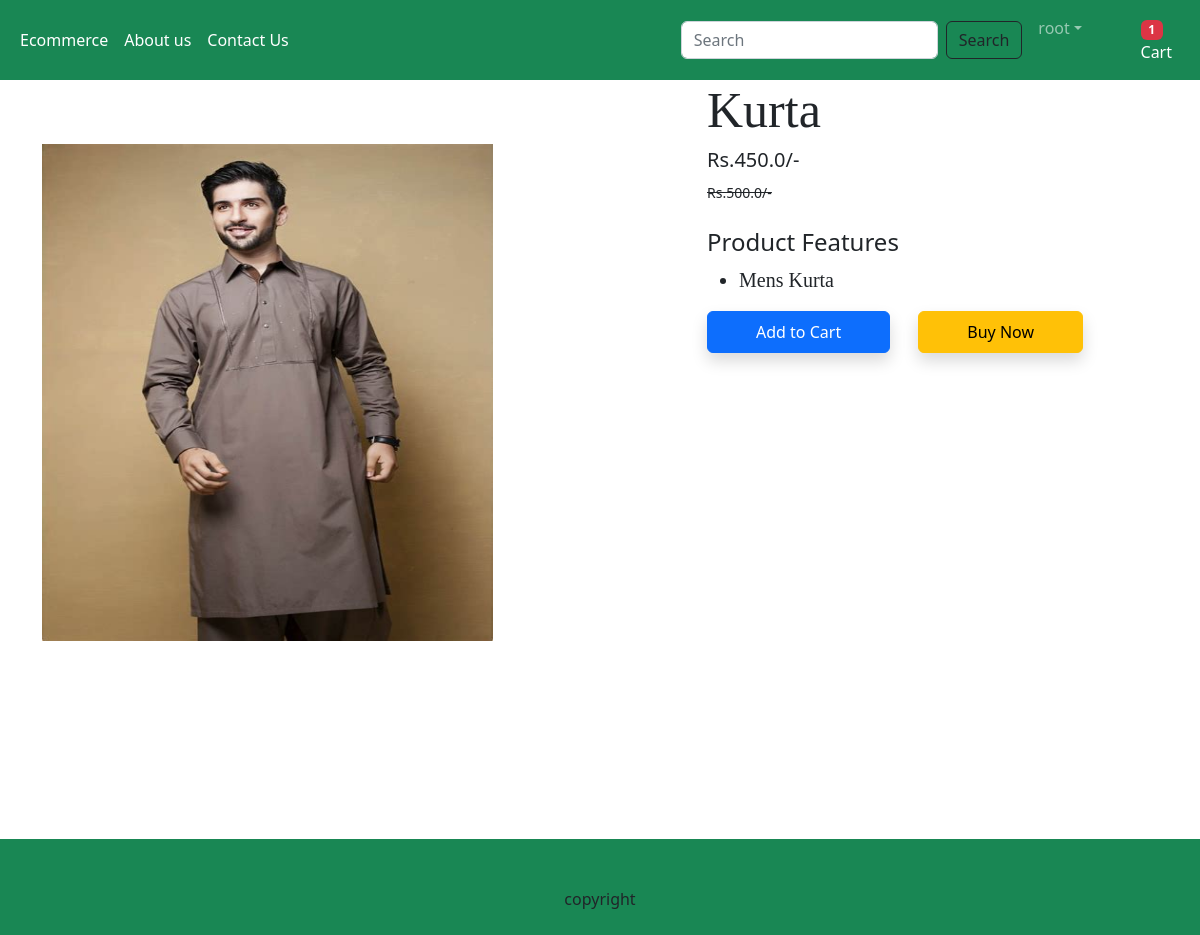
Page /product-detail/1 (signed in) on the committed database.
### app/models.py (models this page shows, shortened)
class Product(models.Model):
    title=models.CharField(max_length=100)
    selling_price=models.FloatField()
    discounted_price=models.FloatField()
    description=models.TextField()
    category=models.ForeignKey(Category,on_delete=models.CASCADE)
    product_image=models.ImageField(upload_to='product')

### app/views.py (the view)
# urls.py: path("product-detail/<int:pk>",views.ProductDetail.as_view(),name="product-detail"),
@method_decorator(login_required,name='dispatch')
class ProductDetail(View):
    def get(self,request,pk):
        product=Product.objects.get(pk=pk)
        totalitem=0
        if request.user.is_authenticated:
            totalitem=len(Cart.objects.filter(user=request.user))
        return render(request,'app/productdetail.html',locals())

### app/templates/app/productdetail.html (shortened to what this page needs)
{% extends 'app/base.html' %}
{% load static %}
{% block main-content %}
    <div class="container">
        <div class="row flex justify-content-between">
            <div class="img2 col-lg-5 mt-5">
                <img src="{{product.product_image.url}}" class="img  col-xs-6
                col-sm-12 col-lg-12 mt-3 text-sm-center w-100 h-75" alt="">
            </div>
            <div class="prodcuctdetail col-lg-5">
                <h1 style="font-family:Georgia;font-size:50px">{{product.title}}</h1>
                <h5>Rs.{{product.discounted_price}}/-</h5>
                <small class="fw-light text-decoration-line-through">
                    <del>Rs.{{product.selling_price}}/-
                </small></del>
                <br><br><h4>Product Features</h4>
                <ul class="fs-5" style="font-family:Rajdhani;">
                    <li>{{product.description}} </li>
                </ul>
                <form action="/add-to-cart" class="d-inline">
                    <button type="submit" class="btn btn-primary shadow px-5 py-2">Add to Cart
                    </button>
                </form>
                <a href="{% url 'showcart' %}" class="btn btn-warning shadow px-5 py-2 ms-4">Buy Now</a>
            </div>
        </div>
    </div>
{% endblock main-content%}

### app/templates/app/base.html (shortened to what this page needs)
<!DOCTYPE html>
{% load static %}
<html lang="en">
  <head>
    <link href="https://cdn.jsdelivr.net/npm/bootstrap@5.2.2/dist/css/bootstrap.min.css" rel="stylesheet">
    <link rel="stylesheet" href="{% static 'app/css/owl.carousel.min.css'%}" >
    <link rel="stylesheet" href="{% static 'app/css/all.min.css'%}" >
    <link rel="stylesheet" href="{% static 'app/css/style.css'%}" >
</head>
  <body>
    <nav class="navbar navbar-expand-lg navbar-dark bg-success">
      <div class="container-fluid">
        <div class="collapse navbar-collapse" id="navbarSupportedContent">
          <ul class="navbar-nav me-auto mb-2 mb-lg-0">
            {% if request.user.is_authenticated %}
            <li class="nav-item">
              <a class="nav-link active" aria-current="page" href="/">Ecommerce</a>
            </li>
            <li class="nav-item">
              <a class="nav-link text-white" href="{% url 'about' %}">About us</a>
            </li>
            <li class="nav-item">
              <a class="nav-link text-white" href="{% url 'contact' %}">Contact Us</a>
            </li>
          </ul>
          <form class="d-flex" role="search" action="/search">
            <input class="form-control me-2" type="search" placeholder="Search" name="search" aria-label="Search">
            <button class="btn btn-outline-dark" type="submit">Search</button>
          </form>
        </div>
        <ul class="navbar-nav me-auto mb-2 mb-lg-0">
          <li class="navbar-item dropdown mx-2">
            <a class="nav-link dropdown-toggle white-text" href="#"
            id="profileDropdown" role="button" data-bs-toggle="dropdown" aria-expanded="false">
            {{request.user.username}}</a>
            <ul class="dropdown-menu" aria-labelledby="profileDropdown">
                <li> <a class="dropdown-item" href="{% url 'logout' %}">Logout</li>
            </ul>
          </li>
          <li class="nav-item mx-2">
            <a href="{% url 'showcart' %}" class="nav-link text-white">
              <span class="badge bg-danger">{% if totalitem > 0 %}{{totalitem}}{% endif %}</span>
              Cart </a>
          </li>
          {%endif%}
        </ul>
      </div>
    </nav>
    {% block main-content %}{% endblock main-content %}
    <br><br>
    <footer class="bg-success text-center p-5">
      copyright
    </footer>
  </body>
</html>

### app/static/app/css/style.css (style rules this page uses)
body { display: flex; flex-direction: column; min-height:100vh; }
footer { margin-top:auto; height:30px; }

### rows in the picture
Product: product_image (picture), title "Kurta", discounted_price "450.0", selling_price "500.0", description "Mens Kurta"

### other values in the picture
{{ request.user.username }} "root"
{{ totalitem }} "1"
